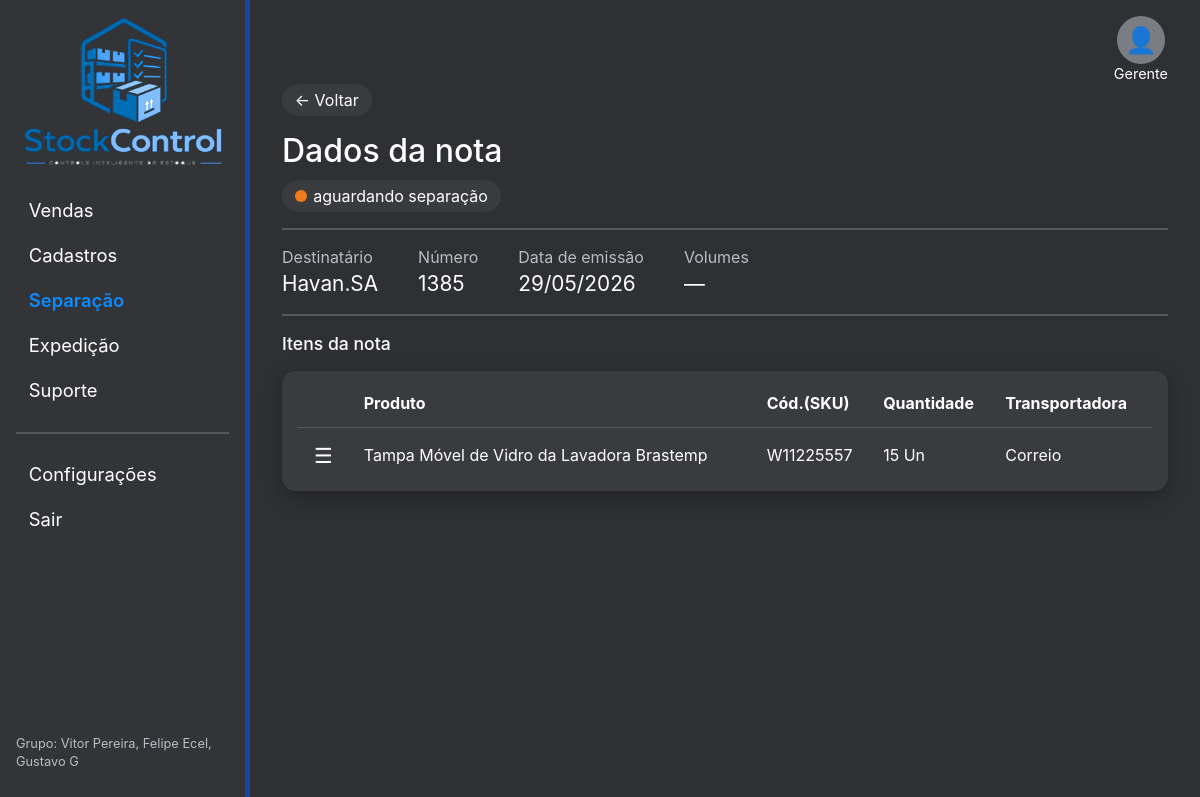
The page /pedido.php?id=1 (signed in) on the database its author committed.
### tables this page shows
CREATE TABLE pedidos (
    id             INT AUTO_INCREMENT PRIMARY KEY,
    numero         VARCHAR(20) NOT NULL UNIQUE,
    destinatario   VARCHAR(150) NOT NULL,
    transportadora VARCHAR(100) NOT NULL,
    data_emissao   DATE NOT NULL,
    volumes        INT NULL,
    status         ENUM('em_separacao','separado','pronto_envio','enviado') NOT NULL DEFAULT 'em_separacao',
    criado_em      DATETIME DEFAULT CURRENT_TIMESTAMP
);

CREATE TABLE pedido_itens (
    id         INT AUTO_INCREMENT PRIMARY KEY,
    pedido_id  INT NOT NULL,
    produto_id INT NOT NULL,
    quantidade INT NOT NULL,
    FOREIGN KEY (pedido_id)  REFERENCES pedidos(id)  ON DELETE CASCADE,
    FOREIGN KEY (produto_id) REFERENCES produtos(id) ON DELETE CASCADE
);

CREATE TABLE produtos (
    id              INT AUTO_INCREMENT PRIMARY KEY,
    nome            VARCHAR(200) NOT NULL,
    sku             VARCHAR(50)  NOT NULL UNIQUE,
    preco           DECIMAL(10,2) NOT NULL DEFAULT 0,
    estoque         INT NOT NULL DEFAULT 0,
    estoque_minimo  INT NOT NULL DEFAULT 5,
    promo_dia       DATE NULL,
    promo_preco     DECIMAL(10,2) NULL,
    cod_barras      VARCHAR(30),
    fornecedor      VARCHAR(150),
    plataforma      VARCHAR(100),
    breve_descricao VARCHAR(500),
    descricao       TEXT,
    localizacao     VARCHAR(150),
    imagem          VARCHAR(255),
    categoria_id    INT NULL,
    status          ENUM('publicado','rascunho') NOT NULL DEFAULT 'publicado',
    criado_em       DATETIME DEFAULT CURRENT_TIMESTAMP,
    FOREIGN KEY (categoria_id) REFERENCES categorias(id) ON DELETE SET NULL
);

### includes/funcoes.php (called while the page is built, shortened)
<?php
function e($texto): string
{
    return htmlspecialchars((string) $texto, ENT_QUOTES, 'UTF-8');
}
function dataBR(?string $data, bool $comHora = false): string
{
    return date($comHora ? 'd/m/Y H:i' : 'd/m/Y', strtotime($data));
}

### pedido.php (the view, shortened to what this page needs)
<?php
require 'includes/funcoes.php';
$db = conectar();
$id = (int) ($_GET['id'] ?? 0);
function buscarPedido(PDO $db, int $id): ?array
{
    $stmt = $db->prepare('SELECT * FROM pedidos WHERE id = ?');
    $stmt->execute([$id]);
    return $stmt->fetch() ?: null;
}
$pedido = buscarPedido($db, $id);
$stmt = $db->prepare(
    'SELECT i.id, i.quantidade, p.nome, p.sku
       FROM pedido_itens i JOIN produtos p ON p.id = i.produto_id
      WHERE i.pedido_id = ?'
);
$stmt->execute([$id]);
$itens = $stmt->fetchAll();
require 'includes/cabecalho.php';
?>
<a href="separacao.php?status=<?= e($pedido['status']) ?>" class="voltar">&larr; Voltar</a>
<h1 class="titulo-nota">Dados da nota</h1>
<span class="status status-<?= $pedido['status'] ?>"><?= STATUS_PEDIDO[$pedido['status']] ?></span>
<dl class="dados-nota">
    <div><dt>Destinatário</dt><dd><?= e($pedido['destinatario']) ?></dd></div>
    <div><dt>Número</dt><dd><?= e($pedido['numero']) ?></dd></div>
    <div><dt>Data de emissão</dt><dd><?= dataBR($pedido['data_emissao']) ?></dd></div>
    <div><dt>Volumes</dt><dd><?= $pedido['volumes'] ?: '—' ?></dd></div>
</dl>
<h2 class="subtitulo">Itens da nota</h2>
<div class="tabela-box escura sem-corte">
    <table class="tabela">
        <thead><tr><th></th><th>Produto</th><th>Cód.(SKU)</th><th>Quantidade</th><th>Transportadora</th></tr></thead>
        <tbody>
        <?php foreach ($itens as $it): ?>
            <tr>
                <td>
                    <details class="menu-acoes">
                        <summary aria-label="Ações">&#9776;</summary>
                    </details>
                </td>
                <td data-rotulo="Produto"><?= e($it['nome']) ?></td>
                <td data-rotulo="SKU"><?= e($it['sku']) ?></td>
                <td data-rotulo="Quantidade"><?= $it['quantidade'] ?> Un</td>
                <td data-rotulo="Transportadora"><?= e($pedido['transportadora']) ?></td>
            </tr>
        <?php endforeach; ?>
        </tbody>
    </table>
</div>
<?php require 'includes/rodape.php'; ?>

### assets/css/style.css (style rules this page uses)
:root, :root[data-theme="escuro"] { --fundo: #2f3033; --fundo-2: #3a3b3f; --fundo-campo: #252629; --sidebar: #333437; --texto: #ffffff; --texto-2: #b9bcc3; --borda: #55575c; --cartao: #ffffff; --cartao-texto: #1f2328; --cartao-texto-2: #5f6670; --azul: #0a8cff; --azul-escuro: #1747a6; --laranja: #f07c1b; --verde: #1e9e4a; --vermelho: #e5322d; --sombra: 0 6px 20px rgba(0, 0, 0, .25); }
* { box-sizing: border-box; }
body { margin: 0; font-family: "Inter", "Segoe UI", Roboto, Arial, sans-serif; background: var(--fundo); color: var(--texto); line-height: 1.4; }
a { color: var(--azul); text-decoration: none; }
.status { display: inline-flex; align-items: center; gap: .4rem; background: var(--fundo-2); padding: .3rem .8rem; border-radius: 20px; }
.status::before { content: ""; width: 12px; height: 12px; border-radius: 50%; background: var(--laranja); }
.tabela-box { background: var(--cartao); color: var(--cartao-texto); border-radius: 14px; padding: .5rem 1rem; box-shadow: var(--sombra); overflow-x: auto; margin-bottom: 1.5rem; }
.tabela-box.escura { background: var(--fundo-2); color: var(--texto); }
.tabela-box.sem-corte { overflow: visible; }
.tabela { width: 100%; border-collapse: collapse; }
.tabela th, .tabela td { padding: .8rem .6rem; text-align: left; border-bottom: 1px solid rgba(128, 128, 128, .25); }
.tabela th { font-weight: 700; }
.tabela tbody tr:last-child td { border-bottom: 0; }
.voltar { display: inline-block; background: var(--fundo-2); color: var(--texto); padding: .3rem .8rem; border-radius: 20px; margin-bottom: .8rem; }
.titulo-nota { margin: 0 0 .4rem; font-weight: 500; }
.dados-nota { display: flex; gap: 2.5rem; flex-wrap: wrap; border-top: 2px solid var(--borda); border-bottom: 2px solid var(--borda); padding: 1rem 0; margin: 1rem 0; }
.dados-nota dt { color: var(--texto-2); }
.dados-nota dd { margin: 0; font-size: 1.3rem; }
.subtitulo { font-size: 1.1rem; font-weight: 500; }
.menu-acoes { position: relative; }
.menu-acoes summary { list-style: none; cursor: pointer; font-size: 1.3rem; padding: 0 .4rem; }

### rows shown on the page
pedidos: status "aguardando separação", destinatario "Havan.SA", numero "1385", data_emissao "29/05/2026", volumes "—"
pedido_itens: produto.nome "Tampa Móvel de Vidro da Lavadora Brastemp", produto.sku "W11225557", quantidade "15", pedido.transportadora "Correio"

### other values the page prints
$texto "Vendas"
$texto "Cadastros"
$texto "Separação"
$texto "Expedição"
$texto "Suporte"
$usuario['cargo'] "Gerente"
